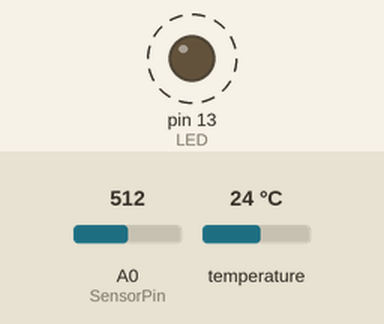
This sketch was run on a simulated Arduino Uno, built with avr-gcc and run on an emulated ATmega328P. Shown: output pins drawn as LEDs (lit = HIGH). Dashed ring = blinking. The test bench sets the inputs (shaded band); at power-on: A0 (SensorPin) = 512, temperature 24 °C. What the sketch prints to the serial monitor is not drawn.

Above: at 1.0 s.
Timing chart, 0 to 5.1 s (numbered marks = the images above):
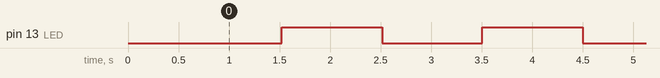

Measured:
- by itself, pin 13 (LED): alternates HIGH for 0.99 s and LOW for 0.99 s

The sketch:

sterilizationTester.ino
```cpp
#include <OneWire.h>
#include <SoftwareSerial.h>    //"soft" serial port to prevent display corruption during upload
#define SensorPin A0           //pH meter Analog output to Arduino Analog Input 0
#define Offset 2.67            //deviation compensation
#define LED 13
#define samplingInterval 20
#define printInterval 800
#define ArrayLength  40          //times of collection

int pHArray[ArrayLength];        //Store the average value of the sensor feedback
int pHArrayIndex=0;
int DS18S20_Pin = 4;            //DS18S20 temperature sensor signal pin on digital 4
int button1 = 7;        //button 1 pin (calibration)
int button2 = 8;        //button 2 pin (test)


//Temperature chip i/o
OneWire ds(DS18S20_Pin);        //DS18S20 temperature sensor on digital pin 4

//LCD Serial i/o
SoftwareSerial mySerial(3,2);    //Attach RX to digital pin 2

//-----------------------------------------------------------------------------------------

//Code
void setup(void)
{
  pinMode(button1, INPUT);    //Make button 1 an input
  digitalWrite(button1, HIGH);

  pinMode(button2, INPUT);
  digitalWrite(button2, HIGH);

  pinMode(LED,OUTPUT);          //
  Serial.begin(9600);
  mySerial.begin(9600);  //Begin LCD serial
  //Serial.println("pH meter experiment!");    //Test the serial monitor
  delay(500);    //Wait for serial to boot
  mySerial.write("                "); // clear display + legends
  mySerial.write("                ");

  getTemp();
}

/*--------------------------------------------------------------------*/

void loop(void)
{
  //CALIBRATE
  if (button1 == 0){
    clearScreen();

  }

  //READ
  if (button2 == 0){
    clearScreen();
  }

  static unsigned long samplingTime = millis();
  static unsigned long printTime = millis();
  static float pHValue,voltage;
  float temperature;

  //Read pH into pH array based on sampling time and sampling interval
  //Also get temperature reading
  if(millis()-samplingTime > samplingInterval)
  {
      pHArray[pHArrayIndex++]=analogRead(SensorPin);
      if(pHArrayIndex==ArrayLength)pHArrayIndex=0;
      voltage = avergearray(pHArray, ArrayLength)*5.0/1024;    //To filter noise, the average of the array is used
      pHValue = 3.5*voltage+Offset;   //Convert voltage to pH, and incorporate the offset
      temperature = getTemp();
      samplingTime=millis();
  }

  //Print the voltage, pH, and temperature values to the serial
  if(millis() - printTime > printInterval)   //Every 800 milliseconds, print a numerical, convert the state of the LED indicator
  {
    printToSerial(pHValue, temperature);
    printToLCD(pHValue, temperature);
    printTime=millis();
  }
    delay(300); //just here to slow down the output so it is easier to read
}

//----------------- FUNCTIONS --------------------------------

//Clear LCD screen
void clearScreen(){
    mySerial.write(254);
    mySerial.write(128);
    mySerial.write("                ");

    mySerial.write(254);
    mySerial.write(192);
    mySerial.write("                ");
}
//Print outputs to LCD
void printToLCD(float pH, float temp){
    float p = pH;
    float t = temp;
    char ps[10];
    char ts[10];

    //Convert pH and temp to strings
    dtostrf(pH, 4,2,ps);
    dtostrf(temp, 5,2,ts);

    mySerial.write(254);
    mySerial.write(128);
    mySerial.write("pH:");

    mySerial.write(254);
    mySerial.write(192);
    mySerial.write(B11011111);

    mySerial.write(254);
    mySerial.write(193);
    mySerial.write("C:");

    mySerial.write(254);
    mySerial.write(135);
    mySerial.write(ps);

    mySerial.write(254);
    mySerial.write(198);
    mySerial.write(ts);
    //delay(500);
}

//Print outputs to serial
void printToSerial(float pH, float temp){
    Serial.print("\npH value: ");
    Serial.println(pH,2);

    Serial.print("Temperature:   ");
    Serial.println(temp,2);

    digitalWrite(LED,digitalRead(LED)^1);
}

//Averages the voltage reading taken from the pH sensor to reduce error
//Returns an averaged pH value
double avergearray(int* arr, int number){
  int i;
  int max,min;
  double avg;
  long amount=0;

  //Error check
  if(number<=0){
    Serial.println("Error number for the array to avraging!/n");
    return 0;
  }

  //If number < 5, make no changes
  if(number<5){   //less than 5, calculated directly statistics
    for(i=0;i<number;i++){
      amount+=arr[i];
    }
    avg = amount/number;
    return avg;
  }

  else{
    if(arr[0]<arr[1]){
      min = arr[0];max=arr[1];
    }
    else{
      min=arr[1];max=arr[0];
    }
    for(i=2;i<number;i++){
      if(arr[i]<min){
        amount+=min;        //arr<min
        min=arr[i];
      }else {
        if(arr[i]>max){
          amount+=max;    //arr>max
          max=arr[i];
        }else{
          amount+=arr[i]; //min<=arr<=max
        }
      }//if
    }//for
    avg = (double)amount/(number-2);
  }//if

  return avg;
}


//Receive signal from temperature sensor and convert to degrees Celsius
float getTemp(){
  //returns the temperature from one DS18S20 in DEG Celsius

  byte data[12];
  byte addr[8];

  if ( !ds.search(addr)) {
      //no more sensors on chain, reset search
      ds.reset_search();
      return -1000;
  }

  if ( OneWire::crc8( addr, 7) != addr[7]) {
      Serial.println("CRC is not valid!");
      return -1000;
  }

  if ( addr[0] != 0x10 && addr[0] != 0x28) {
      Serial.print("Device is not recognized");
      return -1000;
  }

  ds.reset();
  ds.select(addr);
  ds.write(0x44,1); // start conversion, with parasite power on at the end

  byte present = ds.reset();
  ds.select(addr);
  ds.write(0xBE); // Read Scratchpad


  for (int i = 0; i < 9; i++) { // we need 9 bytes
    data[i] = ds.read();
  }

  ds.reset_search();

  byte MSB = data[1];
  byte LSB = data[0];

  float tempRead = ((MSB << 8) | LSB); //using two's compliment
  float TemperatureSum = tempRead / 16;

  return TemperatureSum;

}
```
